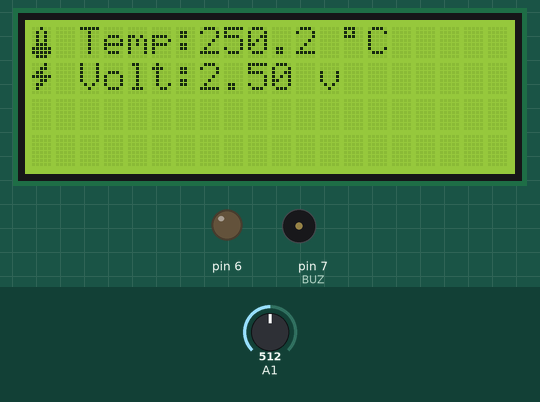
This sketch was run on a simulated Arduino Uno, built with avr-gcc and run on an emulated ATmega328P. On the bench: 20×4 character LCD, output pins drawn as LEDs (lit = HIGH), buzzer (waves = sounding, pin HIGH). Inputs (shaded band) come from the test bench; at power-on: A1 = 512.

Above: at 1.0 s.
1.8 s: A1 set to 86
At 2.48 s:
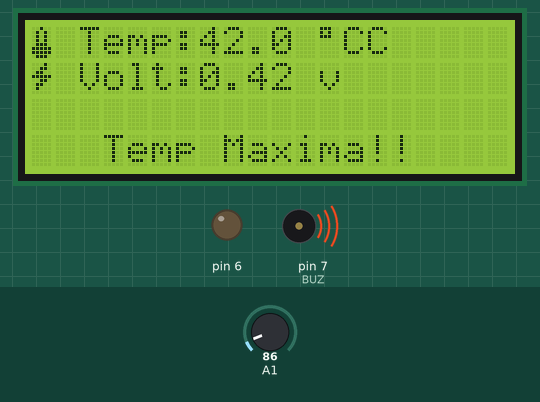
5.5 s: A1 set to 77
At 6.3 s:
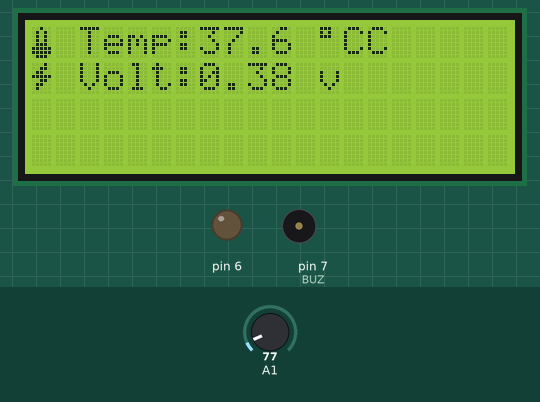
7.2 s: A1 set to 23
At 8.2 s:
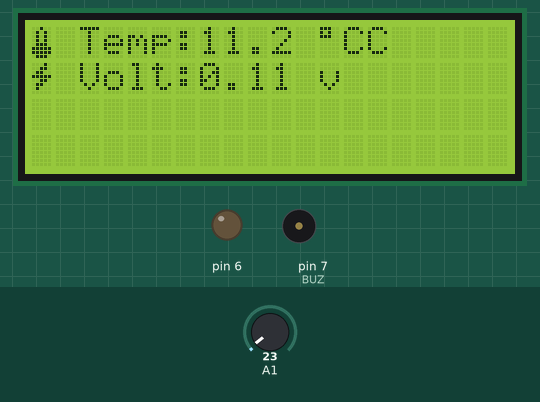
8.8 s: A1 set to 18
At 10.1 s:
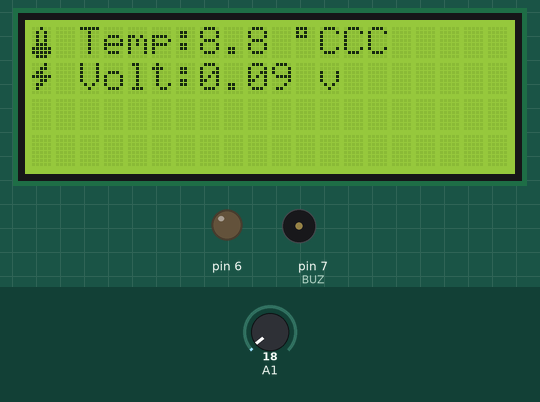
Timing chart, 0 to 11.4 s (numbered marks = the images above; inputs shaded):
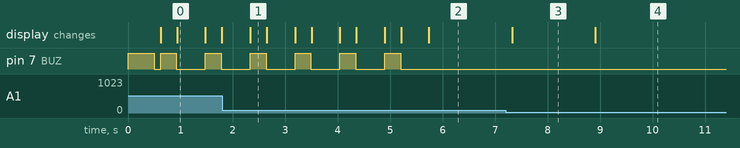

The sketch:

sensor_temperatura.ino
```cpp
#include <LCD_I2C.h>

LCD_I2C lcd(0x27,20,4);


#define BUZ 7
#define LED 3

int adc;
float voltaje;
float temperatura;

// MATRIZ DE CARACTERES

// Matriz de 5x8 píxeles para el Termómetro (Dirección 0)
byte termometro[8] = {
  B00100,  //   *
  B01010,  //  * *
  B01010,  //  * *
  B01010,  //  * *
  B01110,  //  ***
  B11111,  // *****
  B11111,  // *****
  B01110   //  ***
};

// Matriz de 5x8 píxeles para el Rayo de Voltaje (Dirección 1)
byte rayoVoltaje[8] = {
  B00010,  //    *
  B00110,  //   **
  B01100,  //  **
  B11111,  // *****
  B00110,  //   **
  B01100,  //  **
  B01000,  //  *
  B00000   //
};


/**
  Función setup: se ejecuta una vez cuando encendemos el arduino
*/
void setup() {

  // utilizamos la referencia interna de voltaje del convertidor A/D
  // esta función configura la referencia del ADC ya sea interna o externa

  // para este programa utilizaremos la referencia interna de 1.1 volts


  pinMode(BUZ,OUTPUT);
  pinMode(7,OUTPUT);
  pinMode(6,OUTPUT);


  digitalWrite(BUZ,HIGH);
  digitalWrite(LED,HIGH);
  delay(500);
  digitalWrite(BUZ,LOW);
  digitalWrite(LED,LOW);


  lcd.begin(20,4);
  lcd.backlight();

  // Guardamos los caracteres en la memoria interna del LCD
  lcd.createChar(0, termometro);  // Asigna el termómetro al espacio 0
  lcd.createChar(1, rayoVoltaje); // Asigna el rayo al espacio 1


}


void loop()
{


  adc = analogRead(A1);  // variable local para el valor del ADC que va en un rango de 0 a 1023

  voltaje = (float) adc * 5.0 / 1023.0;  // CONVERSION DE ADC A VOLTAJE
  temperatura = voltaje * 1 / 0.01;  // calculamos la temperatura con la fórmula siguiente

  // borrar toda la pantalla

  //lcd.clear();

  // IMPRIME CARACTERES Y LEYENDA TEMP Y VOLT


  lcd.setCursor(0, 0);
  lcd.write(byte(0)); // Imprime el termómetro (espacio 0)
  lcd.print(" Temp:");

  lcd.setCursor(0, 1);
  lcd.write(byte(1)); // Imprime el rayo de voltaje (espacio 1)
  lcd.print(" Volt:");


  //delay(10);


  // IMPRIME VALOR DE TEMPERATURA
  lcd.setCursor(7, 0); // imprime en columna 7 y fila 0
  lcd.print(temperatura, 1);
  lcd.print(" \337C");

  //IMPRIME  VALOR DE VOLTAJE
  lcd.setCursor(7, 1); // imprime en columna 7 y fila 1
  lcd.print(voltaje);
  lcd.print(" v");


  if (temperatura>40)   //CONDICION SI TEMPERATURA ES MAYOR A 40 GRADOS

      {

        int i;

        //for (i=5;i>0;i--)

        // lcd.clear();
        lcd.setCursor(3,3);
        lcd.print("Temp Maxima!!");
        digitalWrite(BUZ, HIGH);
        digitalWrite(LED, HIGH);
        delay(300);

        digitalWrite(BUZ, LOW);
        digitalWrite(LED, LOW);
        lcd.setCursor(3,3);
        lcd.print("             ");


      }


  // esperamos medio segundo  antes de realizar una nueva medición

 delay(500);
 }
```

Measured:
- the behaviour switches between 82 and 81 on A1 (found by bisection; images 1 and 2)
- the behaviour switches between 21 and 20 on A1 (found by bisection; images 3 and 4)
- after the input at 1.8 s, the display: changes after 0.53 s (image 1)
- after the input at 5.5 s, pin 7 (BUZ): stops changing and stays LOW; the display: changes after 0.24 s (image 2)
- after the input at 7.2 s, the display: changes after 0.12 s (image 3)
- after the input at 8.8 s, the display: changes after 0.11 s (image 4)
- by itself, pin 7 (BUZ): alternates HIGH for 0.30 s and LOW for 0.55 s
